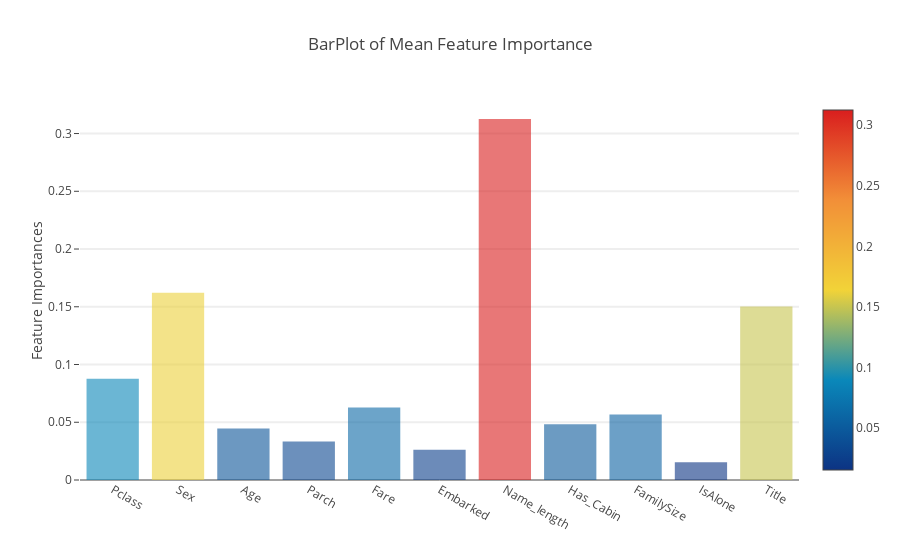

The notebook cell saved with this chart:
### Markdown cell above
**Plotly Barplot of Average Feature Importances**

피처 중요도의 평균을 바차트로 표시

### Code cell
y = feature_dataframe["mean"].values # 분류기별 피처중요도의 평균값
x = feature_dataframe["feature"].values # 피처명

# data region
data = [
    go.Bar(
        x = x,
        y = y,
        marker = dict(
            color=feature_dataframe["mean"].values,
            colorscale="Portland",
            showscale=True,
            reversescale=False  # False이면 피처중요도가 높은 피처가 색깔이 밝은 색 계열로 시작, True이면 이와 반대임
        ),
        opacity=0.6
    )
]

#그래프의 배치 및 눈금 
layout = go.Layout(
    autosize=True,
    title = "BarPlot of Mean Feature Importance",
    hovermode="Closest",
    #xaxis=dict(
     #   title="Feature Mean",
     #   ticklen=5,
     #   zeroline=False,
     #   gridwidth=2
    #),
    yaxis=dict(
        title="Feature Importances",
        ticklen=5,
        gridwidth=2        
    ),
    showlegend=False
)

fig = go.Figure(data = data, layout=layout)
py.iplot(fig, filename="barplot_featureimportance")

### Figure 1 — Plotly figure (JSON) as saved in the notebook; plotly's stock layout.template omitted (floating-point values rounded to 4 significant figures)
{"data": [{"marker": {"color": [0.08757, 0.1621, 0.04468, 0.03333, 0.06283, 0.0263, 0.3126, 0.04835, 0.05667, 0.0154, 0.1502], "colorscale": "Portland", "reversescale": false, "showscale": true}, "opacity": 0.6, "type": "bar", "x": ["Pclass", "Sex", "Age", "Parch", "Fare", "Embarked", "Name_length", "Has_Cabin", "FamilySize", "IsAlone", "Title"], "y": [0.08757, 0.1621, 0.04468, 0.03333, 0.06283, 0.0263, 0.3126, 0.04835, 0.05667, 0.0154, 0.1502]}], "layout": {"autosize": true, "hovermode": "Closest", "showlegend": false, "title": "BarPlot of Mean Feature Importance", "yaxis": {"gridwidth": 2, "ticklen": 5, "title": "Feature Importances"}}}
